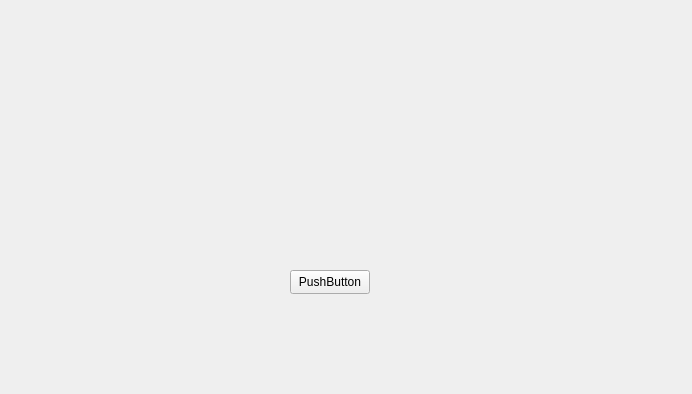
<?xml version="1.0" encoding="UTF-8"?>
<ui version="4.0">
 <class>Root</class>
 <widget class="QWidget" name="Root">
  <property name="geometry">
   <rect>
    <x>0</x>
    <y>0</y>
    <width>692</width>
    <height>394</height>
   </rect>
  </property>
  <property name="windowTitle">
   <string>Form</string>
  </property>
  <widget class="QPushButton" name="pushButton">
   <property name="geometry">
    <rect>
     <x>290</x>
     <y>270</y>
     <width>80</width>
     <height>24</height>
    </rect>
   </property>
   <property name="text">
    <string>PushButton</string>
   </property>
  </widget>
 </widget>
 <resources/>
 <connections/>
</ui>
